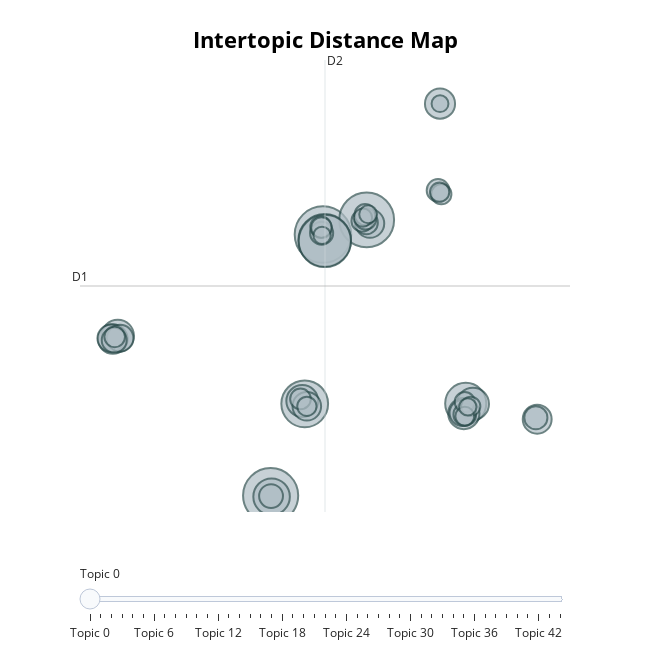

Here is the notebook cell this chart was saved with:
### Code cell
default_topic_model.visualize_topics()

### Figure 1 — Plotly figure (JSON) as saved in the notebook; plotly's stock layout.template omitted (floating-point values rounded to 4 significant figures; data arrays with more than 128 entries replaced by an {"elided": "..."} marker saying what was removed)
{"data": [{"customdata": {"elided": "45x3 mixed values"}, "hovertemplate": "<b>Topic %{customdata[0]}</b><br>%{customdata[1]}<br>Size: %{customdata[2]}", "legendgroup": "", "marker": {"color": "#B0BEC5", "line": {"color": "DarkSlateGrey", "width": 2}, "size": [180, 171, 169, 155, 154, 123, 95, 75, 59, 58, 57, 55, 51, 49, 47, 46, 46, 42, 40, 38, 35, 32, 30, 30, 30, 29, 29, 26, 26, 25, 25, 24, 24, 24, 23, 23, 21, 21, 21, 20, 19, 18, 17, 17, 16], "sizemode": "area", "sizeref": 0.1125, "symbol": "circle"}, "mode": "markers", "name": "", "orientation": "v", "showlegend": false, "type": "scatter", "x": [0.4419, -4.666, 4.707, 0.607, 0.624, -1.339, 14.37, -4.572, -19.58, 15.08, -1.579, 14.19, 11.86, -20.06, 21.35, -1.135, 5.024, -20.23, -19.35, 14.06, -19.93, -4.626, 4.669, 0.3095, 21.22, 11.67, 14.28, 4.27, 4.6, 4.55, 0.2313, -19.88, 0.2957, -1.752, 14.28, 11.99, -1.129, 14.86, 11.82, 14.28, 4.338, 4.853, 14.57, 0.353, 11.86], "xaxis": "x", "y": [13.46, -8.481, 14.7, 12.99, 12.93, -0.7664, -0.7312, -8.576, 4.951, -0.7709, -0.5268, -1.581, 24.47, 4.682, -2.059, -0.9708, 14.39, 4.746, 4.753, -1.541, 4.588, -8.522, 14.46, 13.58, -1.936, 17.18, -1.666, 14.61, 14.79, 15.14, 14.11, 4.865, 14.05, -0.3537, -0.6186, 16.86, -0.977, -0.9751, 17.03, -1.805, 14.89, 15.17, -1.023, 13.4, 24.47], "yaxis": "y"}], "layout": {"annotations": [{"showarrow": false, "text": "D1", "x": -23.27, "y": 9.141, "yshift": 10}, {"showarrow": false, "text": "D2", "x": 0.6398, "xshift": 10, "y": 28.14}], "height": 650, "hoverlabel": {"bgcolor": "white", "font": {"family": "Rockwell", "size": 16}}, "legend": {"itemsizing": "constant", "tracegroupgap": 0}, "margin": {"t": 60}, "shapes": [{"line": {"color": "#CFD8DC", "width": 2}, "type": "line", "x0": 0.6398, "x1": 0.6398, "y0": -9.862, "y1": 28.14}, {"line": {"color": "#9E9E9E", "width": 2}, "type": "line", "x0": -23.27, "x1": 24.55, "y0": 9.141, "y1": 9.141}], "sliders": [{"active": 0, "pad": {"t": 50}, "steps": [{"args": [{"marker.color": [["red", "#B0BEC5", "#B0BEC5", "#B0BEC5", "#B0BEC5", "#B0BEC5", "#B0BEC5", "#B0BEC5", "#B0BEC5", "#B0BEC5", "#B0BEC5", "#B0BEC5", "#B0BEC5", "#B0BEC5", "#B0BEC5", "#B0BEC5", "#B0BEC5", "#B0BEC5", "#B0BEC5", "#B0BEC5", "#B0BEC5", "#B0BEC5", "#B0BEC5", "#B0BEC5", "#B0BEC5", "#B0BEC5", "#B0BEC5", "#B0BEC5", "#B0BEC5", "#B0BEC5", "#B0BEC5", "#B0BEC5", "#B0BEC5", "#B0BEC5", "#B0BEC5", "#B0BEC5", "#B0BEC5", "#B0BEC5", "#B0BEC5", "#B0BEC5", "#B0BEC5", "#B0BEC5", "#B0BEC5", "#B0BEC5", "#B0BEC5"]]}], "label": "Topic 0", "method": "update"}, {"args": [{"marker.color": [["#B0BEC5", "red", "#B0BEC5", "#B0BEC5", "#B0BEC5", "#B0BEC5", "#B0BEC5", "#B0BEC5", "#B0BEC5", "#B0BEC5", "#B0BEC5", "#B0BEC5", "#B0BEC5", "#B0BEC5", "#B0BEC5", "#B0BEC5", "#B0BEC5", "#B0BEC5", "#B0BEC5", "#B0BEC5", "#B0BEC5", "#B0BEC5", "#B0BEC5", "#B0BEC5", "#B0BEC5", "#B0BEC5", "#B0BEC5", "#B0BEC5", "#B0BEC5", "#B0BEC5", "#B0BEC5", "#B0BEC5", "#B0BEC5", "#B0BEC5", "#B0BEC5", "#B0BEC5", "#B0BEC5", "#B0BEC5", "#B0BEC5", "#B0BEC5", "#B0BEC5", "#B0BEC5", "#B0BEC5", "#B0BEC5", "#B0BEC5"]]}], "label": "Topic 1", "method": "update"}, {"args": [{"marker.color": [["#B0BEC5", "#B0BEC5", "red", "#B0BEC5", "#B0BEC5", "#B0BEC5", "#B0BEC5", "#B0BEC5", "#B0BEC5", "#B0BEC5", "#B0BEC5", "#B0BEC5", "#B0BEC5", "#B0BEC5", "#B0BEC5", "#B0BEC5", "#B0BEC5", "#B0BEC5", "#B0BEC5", "#B0BEC5", "#B0BEC5", "#B0BEC5", "#B0BEC5", "#B0BEC5", "#B0BEC5", "#B0BEC5", "#B0BEC5", "#B0BEC5", "#B0BEC5", "#B0BEC5", "#B0BEC5", "#B0BEC5", "#B0BEC5", "#B0BEC5", "#B0BEC5", "#B0BEC5", "#B0BEC5", "#B0BEC5", "#B0BEC5", "#B0BEC5", "#B0BEC5", "#B0BEC5", "#B0BEC5", "#B0BEC5", "#B0BEC5"]]}], "label": "Topic 2", "method": "update"}, {"args": [{"marker.color": [["#B0BEC5", "#B0BEC5", "#B0BEC5", "red", "#B0BEC5", "#B0BEC5", "#B0BEC5", "#B0BEC5", "#B0BEC5", "#B0BEC5", "#B0BEC5", "#B0BEC5", "#B0BEC5", "#B0BEC5", "#B0BEC5", "#B0BEC5", "#B0BEC5", "#B0BEC5", "#B0BEC5", "#B0BEC5", "#B0BEC5", "#B0BEC5", "#B0BEC5", "#B0BEC5", "#B0BEC5", "#B0BEC5", "#B0BEC5", "#B0BEC5", "#B0BEC5", "#B0BEC5", "#B0BEC5", "#B0BEC5", "#B0BEC5", "#B0BEC5", "#B0BEC5", "#B0BEC5", "#B0BEC5", "#B0BEC5", "#B0BEC5", "#B0BEC5", "#B0BEC5", "#B0BEC5", "#B0BEC5", "#B0BEC5", "#B0BEC5"]]}], "label": "Topic 3", "method": "update"}, {"args": [{"marker.color": [["#B0BEC5", "#B0BEC5", "#B0BEC5", "#B0BEC5", "red", "#B0BEC5", "#B0BEC5", "#B0BEC5", "#B0BEC5", "#B0BEC5", "#B0BEC5", "#B0BEC5", "#B0BEC5", "#B0BEC5", "#B0BEC5", "#B0BEC5", "#B0BEC5", "#B0BEC5", "#B0BEC5", "#B0BEC5", "#B0BEC5", "#B0BEC5", "#B0BEC5", "#B0BEC5", "#B0BEC5", "#B0BEC5", "#B0BEC5", "#B0BEC5", "#B0BEC5", "#B0BEC5", "#B0BEC5", "#B0BEC5", "#B0BEC5", "#B0BEC5", "#B0BEC5", "#B0BEC5", "#B0BEC5", "#B0BEC5", "#B0BEC5", "#B0BEC5", "#B0BEC5", "#B0BEC5", "#B0BEC5", "#B0BEC5", "#B0BEC5"]]}], "label": "Topic 4", "method": "update"}, {"args": [{"marker.color": [["#B0BEC5", "#B0BEC5", "#B0BEC5", "#B0BEC5", "#B0BEC5", "red", "#B0BEC5", "#B0BEC5", "#B0BEC5", "#B0BEC5", "#B0BEC5", "#B0BEC5", "#B0BEC5", "#B0BEC5", "#B0BEC5", "#B0BEC5", "#B0BEC5", "#B0BEC5", "#B0BEC5", "#B0BEC5", "#B0BEC5", "#B0BEC5", "#B0BEC5", "#B0BEC5", "#B0BEC5", "#B0BEC5", "#B0BEC5", "#B0BEC5", "#B0BEC5", "#B0BEC5", "#B0BEC5", "#B0BEC5", "#B0BEC5", "#B0BEC5", "#B0BEC5", "#B0BEC5", "#B0BEC5", "#B0BEC5", "#B0BEC5", "#B0BEC5", "#B0BEC5", "#B0BEC5", "#B0BEC5", "#B0BEC5", "#B0BEC5"]]}], "label": "Topic 5", "method": "update"}, {"args": [{"marker.color": [["#B0BEC5", "#B0BEC5", "#B0BEC5", "#B0BEC5", "#B0BEC5", "#B0BEC5", "red", "#B0BEC5", "#B0BEC5", "#B0BEC5", "#B0BEC5", "#B0BEC5", "#B0BEC5", "#B0BEC5", "#B0BEC5", "#B0BEC5", "#B0BEC5", "#B0BEC5", "#B0BEC5", "#B0BEC5", "#B0BEC5", "#B0BEC5", "#B0BEC5", "#B0BEC5", "#B0BEC5", "#B0BEC5", "#B0BEC5", "#B0BEC5", "#B0BEC5", "#B0BEC5", "#B0BEC5", "#B0BEC5", "#B0BEC5", "#B0BEC5", "#B0BEC5", "#B0BEC5", "#B0BEC5", "#B0BEC5", "#B0BEC5", "#B0BEC5", "#B0BEC5", "#B0BEC5", "#B0BEC5", "#B0BEC5", "#B0BEC5"]]}], "label": "Topic 6", "method": "update"}, {"args": [{"marker.color": [["#B0BEC5", "#B0BEC5", "#B0BEC5", "#B0BEC5", "#B0BEC5", "#B0BEC5", "#B0BEC5", "red", "#B0BEC5", "#B0BEC5", "#B0BEC5", "#B0BEC5", "#B0BEC5", "#B0BEC5", "#B0BEC5", "#B0BEC5", "#B0BEC5", "#B0BEC5", "#B0BEC5", "#B0BEC5", "#B0BEC5", "#B0BEC5", "#B0BEC5", "#B0BEC5", "#B0BEC5", "#B0BEC5", "#B0BEC5", "#B0BEC5", "#B0BEC5", "#B0BEC5", "#B0BEC5", "#B0BEC5", "#B0BEC5", "#B0BEC5", "#B0BEC5", "#B0BEC5", "#B0BEC5", "#B0BEC5", "#B0BEC5", "#B0BEC5", "#B0BEC5", "#B0BEC5", "#B0BEC5", "#B0BEC5", "#B0BEC5"]]}], "label": "Topic 7", "method": "update"}, {"args": [{"marker.color": [["#B0BEC5", "#B0BEC5", "#B0BEC5", "#B0BEC5", "#B0BEC5", "#B0BEC5", "#B0BEC5", "#B0BEC5", "red", "#B0BEC5", "#B0BEC5", "#B0BEC5", "#B0BEC5", "#B0BEC5", "#B0BEC5", "#B0BEC5", "#B0BEC5", "#B0BEC5", "#B0BEC5", "#B0BEC5", "#B0BEC5", "#B0BEC5", "#B0BEC5", "#B0BEC5", "#B0BEC5", "#B0BEC5", "#B0BEC5", "#B0BEC5", "#B0BEC5", "#B0BEC5", "#B0BEC5", "#B0BEC5", "#B0BEC5", "#B0BEC5", "#B0BEC5", "#B0BEC5", "#B0BEC5", "#B0BEC5", "#B0BEC5", "#B0BEC5", "#B0BEC5", "#B0BEC5", "#B0BEC5", "#B0BEC5", "#B0BEC5"]]}], "label": "Topic 8", "method": "update"}, {"args": [{"marker.color": [["#B0BEC5", "#B0BEC5", "#B0BEC5", "#B0BEC5", "#B0BEC5", "#B0BEC5", "#B0BEC5", "#B0BEC5", "#B0BEC5", "red", "#B0BEC5", "#B0BEC5", "#B0BEC5", "#B0BEC5", "#B0BEC5", "#B0BEC5", "#B0BEC5", "#B0BEC5", "#B0BEC5", "#B0BEC5", "#B0BEC5", "#B0BEC5", "#B0BEC5", "#B0BEC5", "#B0BEC5", "#B0BEC5", "#B0BEC5", "#B0BEC5", "#B0BEC5", "#B0BEC5", "#B0BEC5", "#B0BEC5", "#B0BEC5", "#B0BEC5", "#B0BEC5", "#B0BEC5", "#B0BEC5", "#B0BEC5", "#B0BEC5", "#B0BEC5", "#B0BEC5", "#B0BEC5", "#B0BEC5", "#B0BEC5", "#B0BEC5"]]}], "label": "Topic 9", "method": "update"}, {"args": [{"marker.color": [["#B0BEC5", "#B0BEC5", "#B0BEC5", "#B0BEC5", "#B0BEC5", "#B0BEC5", "#B0BEC5", "#B0BEC5", "#B0BEC5", "#B0BEC5", "red", "#B0BEC5", "#B0BEC5", "#B0BEC5", "#B0BEC5", "#B0BEC5", "#B0BEC5", "#B0BEC5", "#B0BEC5", "#B0BEC5", "#B0BEC5", "#B0BEC5", "#B0BEC5", "#B0BEC5", "#B0BEC5", "#B0BEC5", "#B0BEC5", "#B0BEC5", "#B0BEC5", "#B0BEC5", "#B0BEC5", "#B0BEC5", "#B0BEC5", "#B0BEC5", "#B0BEC5", "#B0BEC5", "#B0BEC5", "#B0BEC5", "#B0BEC5", "#B0BEC5", "#B0BEC5", "#B0BEC5", "#B0BEC5", "#B0BEC5", "#B0BEC5"]]}], "label": "Topic 10", "method": "update"}, {"args": [{"marker.color": [["#B0BEC5", "#B0BEC5", "#B0BEC5", "#B0BEC5", "#B0BEC5", "#B0BEC5", "#B0BEC5", "#B0BEC5", "#B0BEC5", "#B0BEC5", "#B0BEC5", "red", "#B0BEC5", "#B0BEC5", "#B0BEC5", "#B0BEC5", "#B0BEC5", "#B0BEC5", "#B0BEC5", "#B0BEC5", "#B0BEC5", "#B0BEC5", "#B0BEC5", "#B0BEC5", "#B0BEC5", "#B0BEC5", "#B0BEC5", "#B0BEC5", "#B0BEC5", "#B0BEC5", "#B0BEC5", "#B0BEC5", "#B0BEC5", "#B0BEC5", "#B0BEC5", "#B0BEC5", "#B0BEC5", "#B0BEC5", "#B0BEC5", "#B0BEC5", "#B0BEC5", "#B0BEC5", "#B0BEC5", "#B0BEC5", "#B0BEC5"]]}], "label": "Topic 11", "method": "update"}, {"args": [{"marker.color": [["#B0BEC5", "#B0BEC5", "#B0BEC5", "#B0BEC5", "#B0BEC5", "#B0BEC5", "#B0BEC5", "#B0BEC5", "#B0BEC5", "#B0BEC5", "#B0BEC5", "#B0BEC5", "red", "#B0BEC5", "#B0BEC5", "#B0BEC5", "#B0BEC5", "#B0BEC5", "#B0BEC5", "#B0BEC5", "#B0BEC5", "#B0BEC5", "#B0BEC5", "#B0BEC5", "#B0BEC5", "#B0BEC5", "#B0BEC5", "#B0BEC5", "#B0BEC5", "#B0BEC5", "#B0BEC5", "#B0BEC5", "#B0BEC5", "#B0BEC5", "#B0BEC5", "#B0BEC5", "#B0BEC5", "#B0BEC5", "#B0BEC5", "#B0BEC5", "#B0BEC5", "#B0BEC5", "#B0BEC5", "#B0BEC5", "#B0BEC5"]]}], "label": "Topic 12", "method": "update"}, {"args": [{"marker.color": [["#B0BEC5", "#B0BEC5", "#B0BEC5", "#B0BEC5", "#B0BEC5", "#B0BEC5", "#B0BEC5", "#B0BEC5", "#B0BEC5", "#B0BEC5", "#B0BEC5", "#B0BEC5", "#B0BEC5", "red", "#B0BEC5", "#B0BEC5", "#B0BEC5", "#B0BEC5", "#B0BEC5", "#B0BEC5", "#B0BEC5", "#B0BEC5", "#B0BEC5", "#B0BEC5", "#B0BEC5", "#B0BEC5", "#B0BEC5", "#B0BEC5", "#B0BEC5", "#B0BEC5", "#B0BEC5", "#B0BEC5", "#B0BEC5", "#B0BEC5", "#B0BEC5", "#B0BEC5", "#B0BEC5", "#B0BEC5", "#B0BEC5", "#B0BEC5", "#B0BEC5", "#B0BEC5", "#B0BEC5", "#B0BEC5", "#B0BEC5"]]}], "label": "Topic 13", "method": "update"}, {"args": [{"marker.color": [["#B0BEC5", "#B0BEC5", "#B0BEC5", "#B0BEC5", "#B0BEC5", "#B0BEC5", "#B0BEC5", "#B0BEC5", "#B0BEC5", "#B0BEC5", "#B0BEC5", "#B0BEC5", "#B0BEC5", "#B0BEC5", "red", "#B0BEC5", "#B0BEC5", "#B0BEC5", "#B0BEC5", "#B0BEC5", "#B0BEC5", "#B0BEC5", "#B0BEC5", "#B0BEC5", "#B0BEC5", "#B0BEC5", "#B0BEC5", "#B0BEC5", "#B0BEC5", "#B0BEC5", "#B0BEC5", "#B0BEC5", "#B0BEC5", "#B0BEC5", "#B0BEC5", "#B0BEC5", "#B0BEC5", "#B0BEC5", "#B0BEC5", "#B0BEC5", "#B0BEC5", "#B0BEC5", "#B0BEC5", "#B0BEC5", "#B0BEC5"]]}], "label": "Topic 14", "method": "update"}, {"args": [{"marker.color": [["#B0BEC5", "#B0BEC5", "#B0BEC5", "#B0BEC5", "#B0BEC5", "#B0BEC5", "#B0BEC5", "#B0BEC5", "#B0BEC5", "#B0BEC5", "#B0BEC5", "#B0BEC5", "#B0BEC5", "#B0BEC5", "#B0BEC5", "red", "#B0BEC5", "#B0BEC5", "#B0BEC5", "#B0BEC5", "#B0BEC5", "#B0BEC5", "#B0BEC5", "#B0BEC5", "#B0BEC5", "#B0BEC5", "#B0BEC5", "#B0BEC5", "#B0BEC5", "#B0BEC5", "#B0BEC5", "#B0BEC5", "#B0BEC5", "#B0BEC5", "#B0BEC5", "#B0BEC5", "#B0BEC5", "#B0BEC5", "#B0BEC5", "#B0BEC5", "#B0BEC5", "#B0BEC5", "#B0BEC5", "#B0BEC5", "#B0BEC5"]]}], "label": "Topic 15", "method": "update"}, {"args": [{"marker.color": [["#B0BEC5", "#B0BEC5", "#B0BEC5", "#B0BEC5", "#B0BEC5", "#B0BEC5", "#B0BEC5", "#B0BEC5", "#B0BEC5", "#B0BEC5", "#B0BEC5", "#B0BEC5", "#B0BEC5", "#B0BEC5", "#B0BEC5", "#B0BEC5", "red", "#B0BEC5", "#B0BEC5", "#B0BEC5", "#B0BEC5", "#B0BEC5", "#B0BEC5", "#B0BEC5", "#B0BEC5", "#B0BEC5", "#B0BEC5", "#B0BEC5", "#B0BEC5", "#B0BEC5", "#B0BEC5", "#B0BEC5", "#B0BEC5", "#B0BEC5", "#B0BEC5", "#B0BEC5", "#B0BEC5", "#B0BEC5", "#B0BEC5", "#B0BEC5", "#B0BEC5", "#B0BEC5", "#B0BEC5", "#B0BEC5", "#B0BEC5"]]}], "label": "Topic 16", "method": "update"}, {"args": [{"marker.color": [["#B0BEC5", "#B0BEC5", "#B0BEC5", "#B0BEC5", "#B0BEC5", "#B0BEC5", "#B0BEC5", "#B0BEC5", "#B0BEC5", "#B0BEC5", "#B0BEC5", "#B0BEC5", "#B0BEC5", "#B0BEC5", "#B0BEC5", "#B0BEC5", "#B0BEC5", "red", "#B0BEC5", "#B0BEC5", "#B0BEC5", "#B0BEC5", "#B0BEC5", "#B0BEC5", "#B0BEC5", "#B0BEC5", "#B0BEC5", "#B0BEC5", "#B0BEC5", "#B0BEC5", "#B0BEC5", "#B0BEC5", "#B0BEC5", "#B0BEC5", "#B0BEC5", "#B0BEC5", "#B0BEC5", "#B0BEC5", "#B0BEC5", "#B0BEC5", "#B0BEC5", "#B0BEC5", "#B0BEC5", "#B0BEC5", "#B0BEC5"]]}], "label": "Topic 17", "method": "update"}, {"args": [{"marker.color": [["#B0BEC5", "#B0BEC5", "#B0BEC5", "#B0BEC5", "#B0BEC5", "#B0BEC5", "#B0BEC5", "#B0BEC5", "#B0BEC5", "#B0BEC5", "#B0BEC5", "#B0BEC5", "#B0BEC5", "#B0BEC5", "#B0BEC5", "#B0BEC5", "#B0BEC5", "#B0BEC5", "red", "#B0BEC5", "#B0BEC5", "#B0BEC5", "#B0BEC5", "#B0BEC5", "#B0BEC5", "#B0BEC5", "#B0BEC5", "#B0BEC5", "#B0BEC5", "#B0BEC5", "#B0BEC5", "#B0BEC5", "#B0BEC5", "#B0BEC5", "#B0BEC5", "#B0BEC5", "#B0BEC5", "#B0BEC5", "#B0BEC5", "#B0BEC5", "#B0BEC5", "#B0BEC5", "#B0BEC5", "#B0BEC5", "#B0BEC5"]]}], "label": "Topic 18", "method": "update"}, {"args": [{"marker.color": [["#B0BEC5", "#B0BEC5", "#B0BEC5", "#B0BEC5", "#B0BEC5", "#B0BEC5", "#B0BEC5", "#B0BEC5", "#B0BEC5", "#B0BEC5", "#B0BEC5", "#B0BEC5", "#B0BEC5", "#B0BEC5", "#B0BEC5", "#B0BEC5", "#B0BEC5", "#B0BEC5", "#B0BEC5", "red", "#B0BEC5", "#B0BEC5", "#B0BEC5", "#B0BEC5", "#B0BEC5", "#B0BEC5", "#B0BEC5", "#B0BEC5", "#B0BEC5", "#B0BEC5", "#B0BEC5", "#B0BEC5", "#B0BEC5", "#B0BEC5", "#B0BEC5", "#B0BEC5", "#B0BEC5", "#B0BEC5", "#B0BEC5", "#B0BEC5", "#B0BEC5", "#B0BEC5", "#B0BEC5", "#B0BEC5", "#B0BEC5"]]}], "label": "Topic 19", "method": "update"}, {"args": [{"marker.color": [["#B0BEC5", "#B0BEC5", "#B0BEC5", "#B0BEC5", "#B0BEC5", "#B0BEC5", "#B0BEC5", "#B0BEC5", "#B0BEC5", "#B0BEC5", "#B0BEC5", "#B0BEC5", "#B0BEC5", "#B0BEC5", "#B0BEC5", "#B0BEC5", "#B0BEC5", "#B0BEC5", "#B0BEC5", "#B0BEC5", "red", "#B0BEC5", "#B0BEC5", "#B0BEC5", "#B0BEC5", "#B0BEC5", "#B0BEC5", "#B0BEC5", "#B0BEC5", "#B0BEC5", "#B0BEC5", "#B0BEC5", "#B0BEC5", "#B0BEC5", "#B0BEC5", "#B0BEC5", "#B0BEC5", "#B0BEC5", "#B0BEC5", "#B0BEC5", "#B0BEC5", "#B0BEC5", "#B0BEC5", "#B0BEC5", "#B0BEC5"]]}], "label": "Topic 20", "method": "update"}, {"args": [{"marker.color": [["#B0BEC5", "#B0BEC5", "#B0BEC5", "#B0BEC5", "#B0BEC5", "#B0BEC5", "#B0BEC5", "#B0BEC5", "#B0BEC5", "#B0BEC5", "#B0BEC5", "#B0BEC5", "#B0BEC5", "#B0BEC5", "#B0BEC5", "#B0BEC5", "#B0BEC5", "#B0BEC5", "#B0BEC5", "#B0BEC5", "#B0BEC5", "red", "#B0BEC5", "#B0BEC5", "#B0BEC5", "#B0BEC5", "#B0BEC5", "#B0BEC5", "#B0BEC5", "#B0BEC5", "#B0BEC5", "#B0BEC5", "#B0BEC5", "#B0BEC5", "#B0BEC5", "#B0BEC5", "#B0BEC5", "#B0BEC5", "#B0BEC5", "#B0BEC5", "#B0BEC5", "#B0BEC5", "#B0BEC5", "#B0BEC5", "#B0BEC5"]]}], "label": "Topic 21", "method": "update"}, {"args": [{"marker.color": [["#B0BEC5", "#B0BEC5", "#B0BEC5", "#B0BEC5", "#B0BEC5", "#B0BEC5", "#B0BEC5", "#B0BEC5", "#B0BEC5", "#B0BEC5", "#B0BEC5", "#B0BEC5", "#B0BEC5", "#B0BEC5", "#B0BEC5", "#B0BEC5", "#B0BEC5", "#B0BEC5", "#B0BEC5", "#B0BEC5", "#B0BEC5", "#B0BEC5", "red", "#B0BEC5", "#B0BEC5", "#B0BEC5", "#B0BEC5", "#B0BEC5", "#B0BEC5", "#B0BEC5", "#B0BEC5", "#B0BEC5", "#B0BEC5", "#B0BEC5", "#B0BEC5", "#B0BEC5", "#B0BEC5", "#B0BEC5", "#B0BEC5", "#B0BEC5", "#B0BEC5", "#B0BEC5", "#B0BEC5", "#B0BEC5", "#B0BEC5"]]}], "label": "Topic 22", "method": "update"}, {"args": [{"marker.color": [["#B0BEC5", "#B0BEC5", "#B0BEC5", "#B0BEC5", "#B0BEC5", "#B0BEC5", "#B0BEC5", "#B0BEC5", "#B0BEC5", "#B0BEC5", "#B0BEC5", "#B0BEC5", "#B0BEC5", "#B0BEC5", "#B0BEC5", "#B0BEC5", "#B0BEC5", "#B0BEC5", "#B0BEC5", "#B0BEC5", "#B0BEC5", "#B0BEC5", "#B0BEC5", "red", "#B0BEC5", "#B0BEC5", "#B0BEC5", "#B0BEC5", "#B0BEC5", "#B0BEC5", "#B0BEC5", "#B0BEC5", "#B0BEC5", "#B0BEC5", "#B0BEC5", "#B0BEC5", "#B0BEC5", "#B0BEC5", "#B0BEC5", "#B0BEC5", "#B0BEC5", "#B0BEC5", "#B0BEC5", "#B0BEC5", "#B0BEC5"]]}], "label": "Topic 23", "method": "update"}, {"args": [{"marker.color": [["#B0BEC5", "#B0BEC5", "#B0BEC5", "#B0BEC5", "#B0BEC5", "#B0BEC5", "#B0BEC5", "#B0BEC5", "#B0BEC5", "#B0BEC5", "#B0BEC5", "#B0BEC5", "#B0BEC5", "#B0BEC5", "#B0BEC5", "#B0BEC5", "#B0BEC5", "#B0BEC5", "#B0BEC5", "#B0BEC5", "#B0BEC5", "#B0BEC5", "#B0BEC5", "#B0BEC5", "red", "#B0BEC5", "#B0BEC5", "#B0BEC5", "#B0BEC5", "#B0BEC5", "#B0BEC5", "#B0BEC5", "#B0BEC5", "#B0BEC5", "#B0BEC5", "#B0BEC5", "#B0BEC5", "#B0BEC5", "#B0BEC5", "#B0BEC5", "#B0BEC5", "#B0BEC5", "#B0BEC5", "#B0BEC5", "#B0BEC5"]]}], "label": "Topic 24", "method": "update"}, {"args": [{"marker.color": [["#B0BEC5", "#B0BEC5", "#B0BEC5", "#B0BEC5", "#B0BEC5", "#B0BEC5", "#B0BEC5", "#B0BEC5", "#B0BEC5", "#B0BEC5", "#B0BEC5", "#B0BEC5", "#B0BEC5", "#B0BEC5", "#B0BEC5", "#B0BEC5", "#B0BEC5", "#B0BEC5", "#B0BEC5", "#B0BEC5", "#B0BEC5", "#B0BEC5", "#B0BEC5", "#B0BEC5", "#B0BEC5", "red", "#B0BEC5", "#B0BEC5", "#B0BEC5", "#B0BEC5", "#B0BEC5", "#B0BEC5", "#B0BEC5", "#B0BEC5", "#B0BEC5", "#B0BEC5", "#B0BEC5", "#B0BEC5", "#B0BEC5", "#B0BEC5", "#B0BEC5", "#B0BEC5", "#B0BEC5", "#B0BEC5", "#B0BEC5"]]}], "label": "Topic 25", "method": "update"}, {"args": [{"marker.color": [["#B0BEC5", "#B0BEC5", "#B0BEC5", "#B0BEC5", "#B0BEC5", "#B0BEC5", "#B0BEC5", "#B0BEC5", "#B0BEC5", "#B0BEC5", "#B0BEC5", "#B0BEC5", "#B0BEC5", "#B0BEC5", "#B0BEC5", "#B0BEC5", "#B0BEC5", "#B0BEC5", "#B0BEC5", "#B0BEC5", "#B0BEC5", "#B0BEC5", "#B0BEC5", "#B0BEC5", "#B0BEC5", "#B0BEC5", "red", "#B0BEC5", "#B0BEC5", "#B0BEC5", "#B0BEC5", "#B0BEC5", "#B0BEC5", "#B0BEC5", "#B0BEC5", "#B0BEC5", "#B0BEC5", "#B0BEC5", "#B0BEC5", "#B0BEC5", "#B0BEC5", "#B0BEC5", "#B0BEC5", "#B0BEC5", "#B0BEC5"]]}], "label": "Topic 26", "method": "update"}, {"args": [{"marker.color": [["#B0BEC5", "#B0BEC5", "#B0BEC5", "#B0BEC5", "#B0BEC5", "#B0BEC5", "#B0BEC5", "#B0BEC5", "#B0BEC5", "#B0BEC5", "#B0BEC5", "#B0BEC5", "#B0BEC5", "#B0BEC5", "#B0BEC5", "#B0BEC5", "#B0BEC5", "#B0BEC5", "#B0BEC5", "#B0BEC5", "#B0BEC5", "#B0BEC5", "#B0BEC5", "#B0BEC5", "#B0BEC5", "#B0BEC5", "#B0BEC5", "red", "#B0BEC5", "#B0BEC5", "#B0BEC5", "#B0BEC5", "#B0BEC5", "#B0BEC5", "#B0BEC5", "#B0BEC5", "#B0BEC5", "#B0BEC5", "#B0BEC5", "#B0BEC5", "#B0BEC5", "#B0BEC5", "#B0BEC5", "#B0BEC5", "#B0BEC5"]]}], "label": "Topic 27", "method": "update"}, {"args": [{"marker.color": [["#B0BEC5", "#B0BEC5", "#B0BEC5", "#B0BEC5", "#B0BEC5", "#B0BEC5", "#B0BEC5", "#B0BEC5", "#B0BEC5", "#B0BEC5", "#B0BEC5", "#B0BEC5", "#B0BEC5", "#B0BEC5", "#B0BEC5", "#B0BEC5", "#B0BEC5", "#B0BEC5", "#B0BEC5", "#B0BEC5", "#B0BEC5", "#B0BEC5", "#B0BEC5", "#B0BEC5", "#B0BEC5", "#B0BEC5", "#B0BEC5", "#B0BEC5", "red", "#B0BEC5", "#B0BEC5", "#B0BEC5", "#B0BEC5", "#B0BEC5", "#B0BEC5", "#B0BEC5", "#B0BEC5", "#B0BEC5", "#B0BEC5", "#B0BEC5", "#B0BEC5", "#B0BEC5", "#B0BEC5", "#B0BEC5", "#B0BEC5"]]}], "label": "Topic 28", "method": "update"}, {"args": [{"marker.color": [["#B0BEC5", "#B0BEC5", "#B0BEC5", "#B0BEC5", "#B0BEC5", "#B0BEC5", "#B0BEC5", "#B0BEC5", "#B0BEC5", "#B0BEC5", "#B0BEC5", "#B0BEC5", "#B0BEC5", "#B0BEC5", "#B0BEC5", "#B0BEC5", "#B0BEC5", "#B0BEC5", "#B0BEC5", "#B0BEC5", "#B0BEC5", "#B0BEC5", "#B0BEC5", "#B0BEC5", "#B0BEC5", "#B0BEC5", "#B0BEC5", "#B0BEC5", "#B0BEC5", "red", "#B0BEC5", "#B0BEC5", "#B0BEC5", "#B0BEC5", "#B0BEC5", "#B0BEC5", "#B0BEC5", "#B0BEC5", "#B0BEC5", "#B0BEC5", "#B0BEC5", "#B0BEC5", "#B0BEC5", "#B0BEC5", "#B0BEC5"]]}], "label": "Topic 29", "method": "update"}, {"args": [{"marker.color": [["#B0BEC5", "#B0BEC5", "#B0BEC5", "#B0BEC5", "#B0BEC5", "#B0BEC5", "#B0BEC5", "#B0BEC5", "#B0BEC5", "#B0BEC5", "#B0BEC5", "#B0BEC5", "#B0BEC5", "#B0BEC5", "#B0BEC5", "#B0BEC5", "#B0BEC5", "#B0BEC5", "#B0BEC5", "#B0BEC5", "#B0BEC5", "#B0BEC5", "#B0BEC5", "#B0BEC5", "#B0BEC5", "#B0BEC5", "#B0BEC5", "#B0BEC5", "#B0BEC5", "#B0BEC5", "red", "#B0BEC5", "#B0BEC5", "#B0BEC5", "#B0BEC5", "#B0BEC5", "#B0BEC5", "#B0BEC5", "#B0BEC5", "#B0BEC5", "#B0BEC5", "#B0BEC5", "#B0BEC5", "#B0BEC5", "#B0BEC5"]]}], "label": "Topic 30", "method": "update"}, {"args": [{"marker.color": [["#B0BEC5", "#B0BEC5", "#B0BEC5", "#B0BEC5", "#B0BEC5", "#B0BEC5", "#B0BEC5", "#B0BEC5", "#B0BEC5", "#B0BEC5", "#B0BEC5", "#B0BEC5", "#B0BEC5", "#B0BEC5", "#B0BEC5", "#B0BEC5", "#B0BEC5", "#B0BEC5", "#B0BEC5", "#B0BEC5", "#B0BEC5", "#B0BEC5", "#B0BEC5", "#B0BEC5", "#B0BEC5", "#B0BEC5", "#B0BEC5", "#B0BEC5", "#B0BEC5", "#B0BEC5", "#B0BEC5", "red", "#B0BEC5", "#B0BEC5", "#B0BEC5", "#B0BEC5", "#B0BEC5", "#B0BEC5", "#B0BEC5", "#B0BEC5", "#B0BEC5", "#B0BEC5", "#B0BEC5", "#B0BEC5", "#B0BEC5"]]}], "label": "Topic 31", "method": "update"}, {"args": [{"marker.color": [["#B0BEC5", "#B0BEC5", "#B0BEC5", "#B0BEC5", "#B0BEC5", "#B0BEC5", "#B0BEC5", "#B0BEC5", "#B0BEC5", "#B0BEC5", "#B0BEC5", "#B0BEC5", "#B0BEC5", "#B0BEC5", "#B0BEC5", "#B0BEC5", "#B0BEC5", "#B0BEC5", "#B0BEC5", "#B0BEC5", "#B0BEC5", "#B0BEC5", "#B0BEC5", "#B0BEC5", "#B0BEC5", "#B0BEC5", "#B0BEC5", "#B0BEC5", "#B0BEC5", "#B0BEC5", "#B0BEC5", "#B0BEC5", "red", "#B0BEC5", "#B0BEC5", "#B0BEC5", "#B0BEC5", "#B0BEC5", "#B0BEC5", "#B0BEC5", "#B0BEC5", "#B0BEC5", "#B0BEC5", "#B0BEC5", "#B0BEC5"]]}], "label": "Topic 32", "method": "update"}, {"args": [{"marker.color": [["#B0BEC5", "#B0BEC5", "#B0BEC5", "#B0BEC5", "#B0BEC5", "#B0BEC5", "#B0BEC5", "#B0BEC5", "#B0BEC5", "#B0BEC5", "#B0BEC5", "#B0BEC5", "#B0BEC5", "#B0BEC5", "#B0BEC5", "#B0BEC5", "#B0BEC5", "#B0BEC5", "#B0BEC5", "#B0BEC5", "#B0BEC5", "#B0BEC5", "#B0BEC5", "#B0BEC5", "#B0BEC5", "#B0BEC5", "#B0BEC5", "#B0BEC5", "#B0BEC5", "#B0BEC5", "#B0BEC5", "#B0BEC5", "#B0BEC5", "red", "#B0BEC5", "#B0BEC5", "#B0BEC5", "#B0BEC5", "#B0BEC5", "#B0BEC5", "#B0BEC5", "#B0BEC5", "#B0BEC5", "#B0BEC5", "#B0BEC5"]]}], "label": "Topic 33", "method": "update"}, {"args": [{"marker.color": [["#B0BEC5", "#B0BEC5", "#B0BEC5", "#B0BEC5", "#B0BEC5", "#B0BEC5", "#B0BEC5", "#B0BEC5", "#B0BEC5", "#B0BEC5", "#B0BEC5", "#B0BEC5", "#B0BEC5", "#B0BEC5", "#B0BEC5", "#B0BEC5", "#B0BEC5", "#B0BEC5", "#B0BEC5", "#B0BEC5", "#B0BEC5", "#B0BEC5", "#B0BEC5", "#B0BEC5", "#B0BEC5", "#B0BEC5", "#B0BEC5", "#B0BEC5", "#B0BEC5", "#B0BEC5", "#B0BEC5", "#B0BEC5", "#B0BEC5", "#B0BEC5", "red", "#B0BEC5", "#B0BEC5", "#B0BEC5", "#B0BEC5", "#B0BEC5", "#B0BEC5", "#B0BEC5", "#B0BEC5", "#B0BEC5", "#B0BEC5"]]}], "label": "Topic 34", "method": "update"}, {"args": [{"marker.color": [["#B0BEC5", "#B0BEC5", "#B0BEC5", "#B0BEC5", "#B0BEC5", "#B0BEC5", "#B0BEC5", "#B0BEC5", "#B0BEC5", "#B0BEC5", "#B0BEC5", "#B0BEC5", "#B0BEC5", "#B0BEC5", "#B0BEC5", "#B0BEC5", "#B0BEC5", "#B0BEC5", "#B0BEC5", "#B0BEC5", "#B0BEC5", "#B0BEC5", "#B0BEC5", "#B0BEC5", "#B0BEC5", "#B0BEC5", "#B0BEC5", "#B0BEC5", "#B0BEC5", "#B0BEC5", "#B0BEC5", "#B0BEC5", "#B0BEC5", "#B0BEC5", "#B0BEC5", "red", "#B0BEC5", "#B0BEC5", "#B0BEC5", "#B0BEC5", "#B0BEC5", "#B0BEC5", "#B0BEC5", "#B0BEC5", "#B0BEC5"]]}], "label": "Topic 35", "method": "update"}, {"args": [{"marker.color": [["#B0BEC5", "#B0BEC5", "#B0BEC5", "#B0BEC5", "#B0BEC5", "#B0BEC5", "#B0BEC5", "#B0BEC5", "#B0BEC5", "#B0BEC5", "#B0BEC5", "#B0BEC5", "#B0BEC5", "#B0BEC5", "#B0BEC5", "#B0BEC5", "#B0BEC5", "#B0BEC5", "#B0BEC5", "#B0BEC5", "#B0BEC5", "#B0BEC5", "#B0BEC5", "#B0BEC5", "#B0BEC5", "#B0BEC5", "#B0BEC5", "#B0BEC5", "#B0BEC5", "#B0BEC5", "#B0BEC5", "#B0BEC5", "#B0BEC5", "#B0BEC5", "#B0BEC5", "#B0BEC5", "red", "#B0BEC5", "#B0BEC5", "#B0BEC5", "#B0BEC5", "#B0BEC5", "#B0BEC5", "#B0BEC5", "#B0BEC5"]]}], "label": "Topic 36", "method": "update"}, {"args": [{"marker.color": [["#B0BEC5", "#B0BEC5", "#B0BEC5", "#B0BEC5", "#B0BEC5", "#B0BEC5", "#B0BEC5", "#B0BEC5", "#B0BEC5", "#B0BEC5", "#B0BEC5", "#B0BEC5", "#B0BEC5", "#B0BEC5", "#B0BEC5", "#B0BEC5", "#B0BEC5", "#B0BEC5", "#B0BEC5", "#B0BEC5", "#B0BEC5", "#B0BEC5", "#B0BEC5", "#B0BEC5", "#B0BEC5", "#B0BEC5", "#B0BEC5", "#B0BEC5", "#B0BEC5", "#B0BEC5", "#B0BEC5", "#B0BEC5", "#B0BEC5", "#B0BEC5", "#B0BEC5", "#B0BEC5", "#B0BEC5", "red", "#B0BEC5", "#B0BEC5", "#B0BEC5", "#B0BEC5", "#B0BEC5", "#B0BEC5", "#B0BEC5"]]}], "label": "Topic 37", "method": "update"}, {"args": [{"marker.color": [["#B0BEC5", "#B0BEC5", "#B0BEC5", "#B0BEC5", "#B0BEC5", "#B0BEC5", "#B0BEC5", "#B0BEC5", "#B0BEC5", "#B0BEC5", "#B0BEC5", "#B0BEC5", "#B0BEC5", "#B0BEC5", "#B0BEC5", "#B0BEC5", "#B0BEC5", "#B0BEC5", "#B0BEC5", "#B0BEC5", "#B0BEC5", "#B0BEC5", "#B0BEC5", "#B0BEC5", "#B0BEC5", "#B0BEC5", "#B0BEC5", "#B0BEC5", "#B0BEC5", "#B0BEC5", "#B0BEC5", "#B0BEC5", "#B0BEC5", "#B0BEC5", "#B0BEC5", "#B0BEC5", "#B0BEC5", "#B0BEC5", "red", "#B0BEC5", "#B0BEC5", "#B0BEC5", "#B0BEC5", "#B0BEC5", "#B0BEC5"]]}], "label": "Topic 38", "method": "update"}, {"args": [{"marker.color": [["#B0BEC5", "#B0BEC5", "#B0BEC5", "#B0BEC5", "#B0BEC5", "#B0BEC5", "#B0BEC5", "#B0BEC5", "#B0BEC5", "#B0BEC5", "#B0BEC5", "#B0BEC5", "#B0BEC5", "#B0BEC5", "#B0BEC5", "#B0BEC5", "#B0BEC5", "#B0BEC5", "#B0BEC5", "#B0BEC5", "#B0BEC5", "#B0BEC5", "#B0BEC5", "#B0BEC5", "#B0BEC5", "#B0BEC5", "#B0BEC5", "#B0BEC5", "#B0BEC5", "#B0BEC5", "#B0BEC5", "#B0BEC5", "#B0BEC5", "#B0BEC5", "#B0BEC5", "#B0BEC5", "#B0BEC5", "#B0BEC5", "#B0BEC5", "red", "#B0BEC5", "#B0BEC5", "#B0BEC5", "#B0BEC5", "#B0BEC5"]]}], "label": "Topic 39", "method": "update"}, {"args": [{"marker.color": [["#B0BEC5", "#B0BEC5", "#B0BEC5", "#B0BEC5", "#B0BEC5", "#B0BEC5", "#B0BEC5", "#B0BEC5", "#B0BEC5", "#B0BEC5", "#B0BEC5", "#B0BEC5", "#B0BEC5", "#B0BEC5", "#B0BEC5", "#B0BEC5", "#B0BEC5", "#B0BEC5", "#B0BEC5", "#B0BEC5", "#B0BEC5", "#B0BEC5", "#B0BEC5", "#B0BEC5", "#B0BEC5", "#B0BEC5", "#B0BEC5", "#B0BEC5", "#B0BEC5", "#B0BEC5", "#B0BEC5", "#B0BEC5", "#B0BEC5", "#B0BEC5", "#B0BEC5", "#B0BEC5", "#B0BEC5", "#B0BEC5", "#B0BEC5", "#B0BEC5", "red", "#B0BEC5", "#B0BEC5", "#B0BEC5", "#B0BEC5"]]}], "label": "Topic 40", "method": "update"}, {"args": [{"marker.color": [["#B0BEC5", "#B0BEC5", "#B0BEC5", "#B0BEC5", "#B0BEC5", "#B0BEC5", "#B0BEC5", "#B0BEC5", "#B0BEC5", "#B0BEC5", "#B0BEC5", "#B0BEC5", "#B0BEC5", "#B0BEC5", "#B0BEC5", "#B0BEC5", "#B0BEC5", "#B0BEC5", "#B0BEC5", "#B0BEC5", "#B0BEC5", "#B0BEC5", "#B0BEC5", "#B0BEC5", "#B0BEC5", "#B0BEC5", "#B0BEC5", "#B0BEC5", "#B0BEC5", "#B0BEC5", "#B0BEC5", "#B0BEC5", "#B0BEC5", "#B0BEC5", "#B0BEC5", "#B0BEC5", "#B0BEC5", "#B0BEC5", "#B0BEC5", "#B0BEC5", "#B0BEC5", "red", "#B0BEC5", "#B0BEC5", "#B0BEC5"]]}], "label": "Topic 41", "method": "update"}, {"args": [{"marker.color": [["#B0BEC5", "#B0BEC5", "#B0BEC5", "#B0BEC5", "#B0BEC5", "#B0BEC5", "#B0BEC5", "#B0BEC5", "#B0BEC5", "#B0BEC5", "#B0BEC5", "#B0BEC5", "#B0BEC5", "#B0BEC5", "#B0BEC5", "#B0BEC5", "#B0BEC5", "#B0BEC5", "#B0BEC5", "#B0BEC5", "#B0BEC5", "#B0BEC5", "#B0BEC5", "#B0BEC5", "#B0BEC5", "#B0BEC5", "#B0BEC5", "#B0BEC5", "#B0BEC5", "#B0BEC5", "#B0BEC5", "#B0BEC5", "#B0BEC5", "#B0BEC5", "#B0BEC5", "#B0BEC5", "#B0BEC5", "#B0BEC5", "#B0BEC5", "#B0BEC5", "#B0BEC5", "#B0BEC5", "red", "#B0BEC5", "#B0BEC5"]]}], "label": "Topic 42", "method": "update"}, {"args": [{"marker.color": [["#B0BEC5", "#B0BEC5", "#B0BEC5", "#B0BEC5", "#B0BEC5", "#B0BEC5", "#B0BEC5", "#B0BEC5", "#B0BEC5", "#B0BEC5", "#B0BEC5", "#B0BEC5", "#B0BEC5", "#B0BEC5", "#B0BEC5", "#B0BEC5", "#B0BEC5", "#B0BEC5", "#B0BEC5", "#B0BEC5", "#B0BEC5", "#B0BEC5", "#B0BEC5", "#B0BEC5", "#B0BEC5", "#B0BEC5", "#B0BEC5", "#B0BEC5", "#B0BEC5", "#B0BEC5", "#B0BEC5", "#B0BEC5", "#B0BEC5", "#B0BEC5", "#B0BEC5", "#B0BEC5", "#B0BEC5", "#B0BEC5", "#B0BEC5", "#B0BEC5", "#B0BEC5", "#B0BEC5", "#B0BEC5", "red", "#B0BEC5"]]}], "label": "Topic 43", "method": "update"}, {"args": [{"marker.color": [["#B0BEC5", "#B0BEC5", "#B0BEC5", "#B0BEC5", "#B0BEC5", "#B0BEC5", "#B0BEC5", "#B0BEC5", "#B0BEC5", "#B0BEC5", "#B0BEC5", "#B0BEC5", "#B0BEC5", "#B0BEC5", "#B0BEC5", "#B0BEC5", "#B0BEC5", "#B0BEC5", "#B0BEC5", "#B0BEC5", "#B0BEC5", "#B0BEC5", "#B0BEC5", "#B0BEC5", "#B0BEC5", "#B0BEC5", "#B0BEC5", "#B0BEC5", "#B0BEC5", "#B0BEC5", "#B0BEC5", "#B0BEC5", "#B0BEC5", "#B0BEC5", "#B0BEC5", "#B0BEC5", "#B0BEC5", "#B0BEC5", "#B0BEC5", "#B0BEC5", "#B0BEC5", "#B0BEC5", "#B0BEC5", "#B0BEC5", "red"]]}], "label": "Topic 44", "method": "update"}]}], "title": {"font": {"color": "Black", "size": 22}, "text": "<b>Intertopic Distance Map</b>", "x": 0.5, "xanchor": "center", "y": 0.95, "yanchor": "top"}, "width": 650, "xaxis": {"anchor": "y", "domain": [0, 1], "range": [-23.27, 24.55], "title": {"text": ""}, "visible": false}, "yaxis": {"anchor": "x", "domain": [0, 1], "range": [-9.862, 28.14], "title": {"text": ""}, "visible": false}}}
